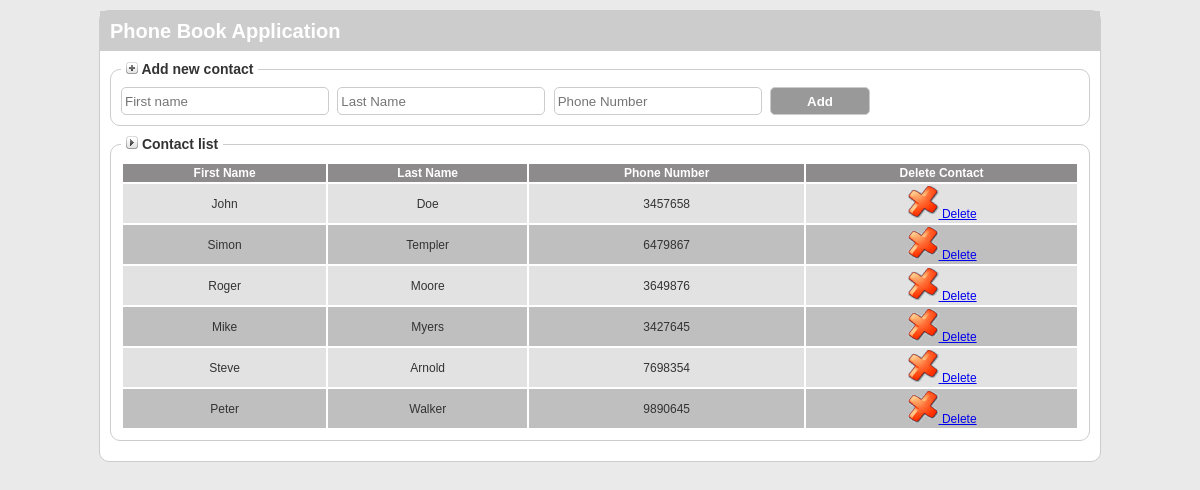
The page / on the database its author committed.
### tables this page shows
CREATE TABLE IF NOT EXISTS `contacts` (
  `id` int(11) NOT NULL AUTO_INCREMENT,
  `first_name` varchar(100) NOT NULL,
  `last_name` varchar(100) NOT NULL,
  `phone_number` int(11) NOT NULL,
  PRIMARY KEY (`id`)
);

### list_contacts.php (the view)
<table class="table_list" cellspacing="2" cellpadding="0">
    <tr class="bg_h">
        <th>First Name</th>
        <th>Last Name</th>
        <th>Phone Number</th>
        <th>Delete Contact</th>
    </tr>
    <?php
        $sql = "SELECT * FROM contacts ORDER BY id ASC";
        $query = $pdo->prepare($sql);
        $query->execute();
        $list = $query->fetchAll();
        $bg = 'bg_1';
        foreach ($list as $rs) {
            ?>
            <tr class="<?php echo $bg; ?>">
                <td><?php echo $rs['first_name']; ?></td>
                <td><?php echo $rs['last_name']; ?></td>
                <td><?php echo $rs['phone_number']; ?></td>
                <td><a href="#" class="delete_c" onclick="delete_contact(<?php echo $rs['id']; ?>)"><img src="images/delete.png"> Delete</a></td>
            </tr>
            <?php
            if ($bg == 'bg_1') {
                $bg = 'bg_2';
            } else {
                $bg = 'bg_1';
            }
        }
    ?>
</table>

### index.php (shortened to what this page needs)
<!DOCTYPE html PUBLIC "-//W3C//DTD XHTML 1.0 Transitional//EN" "http://www.w3.org/TR/xhtml1/DTD/xhtml1-transitional.dtd">
<html xmlns="http://www.w3.org/1999/xhtml">
<head>
<link rel="stylesheet" href="css/style.css" />
</head>
<body>
    <div class="container">
        <h1 class="main_title">Phone Book Application</h1>
        <div class="content">
            <fieldset class="field_container">
                <legend> <img src="images/plus.gif"> Add new contact </legend>
                <form>
                    <input type="text" id="first_name" class="frm_input" placeholder="First name">
                    <input type="text" id="last_name" class="frm_input" placeholder="Last Name">
                    <input type="text" id="phone_number" class="frm_input" placeholder="Phone Number">
                    <input type="button" class="frm_button" value="Add" onclick="add_contact()">
                </form>
            </fieldset>
            <fieldset class="field_container">
                <legend> <img src="images/arrow.gif"> Contact list </legend>
                <div id="list_container">
                    <?php
                        $pdo = connect();
                        include('list_contacts.php');
                    ?>
                </div>
            </fieldset>
        </div>
    </div>
</body>
</html>

### css/style.css (style rules this page uses)
* { margin: 0; padding: 0; }
body { padding: 10px; background: #eaeaea; text-align: center; font-family: arial; font-size: 12px; color: #333333; }
.container { width: 1000px; height: auto; background: #ffffff; border: 1px solid #cccccc; border-radius: 10px; margin: auto; text-align: left; }
.main_title { background: #cccccc; color: #ffffff; padding: 10px; font-size: 20px; line-height: 20px; }
.content { padding: 10px; min-height: 100px; }
.field_container { padding: 10px; margin: 0 0 10px 0; border: 1px solid #cccccc; border-radius: 10px; }
.field_container legend { padding: 0 5px 0 5px; font-size: 14px; font-weight: bold; }
.frm_input { height: 20px; width: 200px; padding: 3px; border: 1px solid #cccccc; border-radius: 5px; margin: 0 5px 0 0; }
.frm_button { height: 28px; width: 100px; padding: 3px; border: 1px solid #cccccc; border-radius: 5px; background: #999999; color: #ffffff; font-weight: bold; cursor: pointer; }
.table_list { width: 100%; border: 0; }
.table_list td, .table_list th { padding: 2px; }
.bg_h { background: #8d8b8b; color: #ffffff; text-align: center; }
.bg_1 { background: #e3e2e2; text-align: center; }
.bg_2 { background: #c0bfbf; text-align: center; }
#list_container { text-align: center; }

### rows shown on the page
contacts: first_name "John", last_name "Doe", phone_number "3457658"
contacts: first_name "Simon", last_name "Templer", phone_number "6479867"
contacts: first_name "Roger", last_name "Moore", phone_number "3649876"
contacts: first_name "Mike", last_name "Myers", phone_number "3427645"
contacts: first_name "Steve", last_name "Arnold", phone_number "7698354"
contacts: first_name "Peter", last_name "Walker", phone_number "9890645"
